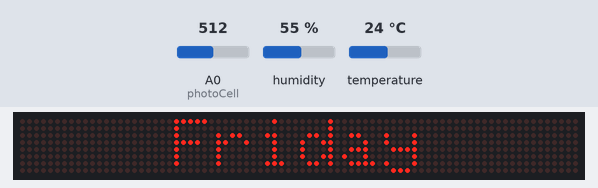
Bench run of a sketch on a simulated Arduino Uno, built with avr-gcc and run on an emulated ATmega328P. Parts: 80×8 LED matrix. Inputs (shaded band) come from the test bench; at power-on: A0 (photoCell) = 512, humidity 55 %, temperature 24 °C. The local clock reads 2024-03-15 10:24:30 at power-on unless the sketch sets it.

Above: at 5.1 s.
At 15.4 s:
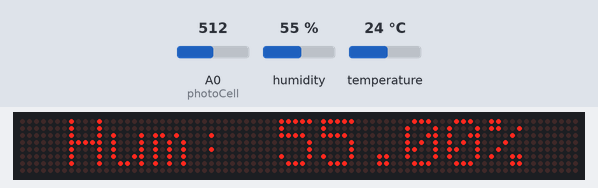
15.5 s: A0 (photoCell) set to 0
At 17.21 s:
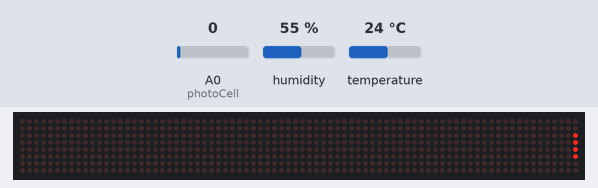
At 29.4 s:
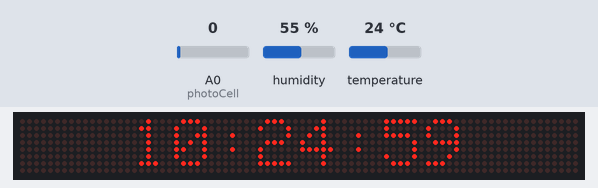

Measured:
- what the display in image 0 shows lasts 3.0 s, from 5.0 s to 8.0 s

The sketch:

LED_Matrix_Display.ino
```cpp
/*  Arduino LED Matrix Display - 10x MAX7219 8x8 display-modules   *
 *  Pixels 80x8 - Digital Clock - Thermometer - Ticker             *
 *  Dev: Michalis Vasilakis - Date: 20/3/17 - Ver. 1.2             *
 *  Time, Date, Ticker Text and brightness level can be controlled *
 *  from bluetooth module and computer-android application         */

//Libraries
#include <SPI.h>
#include <Adafruit_GFX.h>
#include <Max72xxPanel.h>
#include <dht.h>
#include <Wire.h>
#include <RTClib.h>
#include <SoftwareSerial.h>

//Constants
SoftwareSerial btSerial(3, 4); // RX, TX
const int photoCell = A0;
dht DHT;
const int DHT22_PIN = 9; // Data pin of DHT 22 (AM2302)
RTC_DS1307 rtc;
char daysOfTheWeek[7][12] = {"Sunday","Monday", "Tuesday", "Wednesday", "Thursday", "Friday", "Saturday"};
const int pinCS = 10; // Attach CS to this pin, DIN to MOSI and CLK to SCK (cf http://arduino.cc/en/Reference/SPI )
const int numberOfHorizontalDisplays = 10;
const int numberOfVerticalDisplays = 1;
const int wait = 20; // In milliseconds
const int spacer = 1;
const int width = 5 + spacer; // The font width is 5 pixels
Max72xxPanel matrix = Max72xxPanel(pinCS, numberOfHorizontalDisplays, numberOfVerticalDisplays);

//Variables
int chk, length, brLevel, photoCellValue, count=0;
float hum, temp;
String msg;
boolean autoBR=true;
boolean messageCompleted=false;
boolean newMessage=false;
String tickerText = "www.Ardumotive.com - Made in Greece!";
char incomingByte;
String command;
unsigned long previousMillis = 0;        // will store last time LED was updated

void setup() {
  Serial.begin(9600);
  btSerial.begin(9600);
  rtc.begin();
  //rtc.adjust(DateTime(2017, 03, 21, 19, 47, 0));   // <----------------------SET TIME AND DATE: YYYY,MM,DD,HH,MM,SS
  matrix.setIntensity(1); // Use a value between 0 and 15 for brightness
}

void loop() {
  initMatrix();
  unsigned long currentMillis = millis();
  communication();
  //Update thermometer and photoCell variables and on starting
  if (count==0){
    chk = DHT.read22(DHT22_PIN);
    //Read data and store it to variables hum and temp
    hum = DHT.humidity;
    temp= DHT.temperature;
    controlBR();
  }
  //Show content
  if (currentMillis - previousMillis >= 1000) {
    previousMillis = currentMillis;
    count++; //Seconds
  }
  //First display the clock for 5sec
  if (count>=0 && count <5){
    time();
  }
  //Then the day of the week for 3sec
  else if (count>=5 && count<8){
    today();
  }
  //Then the date for 3sec
  else if (count>=8 && count<11){
    date();
  }
  //Then the temperature for 3sec
  else if (count>=11 && count<14){
    temperature();
  }
  //Then the humidity for 3sec
  else if (count>=14 && count<17){
    humidity();
  }
  //Finally the ticker text
  else if (count>=17){
    scroll();
    count=0; //<----reset
  }
}
//Bluetooth communication
void communication(){
  if (btSerial.available()){
    incomingByte = btSerial.read();
    if(incomingByte=='>'){
       messageCompleted=true;
       newMessage=false;
    }
    else if (incomingByte=='<'){
       newMessage=true;
    }

    if (newMessage){
       command.concat(incomingByte);
    }
  }

  if(messageCompleted){
    //Brightness level
    if (command.charAt(1)=='B'){
      if (command.substring(2)=="Auto"){
        autoBR=true;
      }
      else{
        autoBR=false;
        brLevel= (command.substring(2)).toInt() - 1;

      }
    }
    //Update clock
    else if (command.charAt(1)=='T'){
      int h = (command.substring(2,4)).toInt();
      int m = (command.substring(5,7)).toInt();
      int s = (command.substring(8,10)).toInt();
      int D = (command.substring(11,13)).toInt();
      int M = (command.substring(14,16)).toInt();
      int Y = (command.substring(17,21)).toInt();
      rtc.adjust(DateTime(Y,M,D,h,m,s)); // <----------------------SET TIME AND DATE: YYYY,MM,DD,HH,MM,SS
    }
    //Update ticker text
    else if (command.charAt(1)=='t'){
      tickerText=command.substring(2);
      Serial.println(tickerText);
    }
    command="";
    messageCompleted=false;
  }
}
//Control brightness - It will run on every complete loop!
void controlBR(){
  if (autoBR){
    photoCellValue = analogRead(photoCell);
    photoCellValue = map(photoCellValue,1023,0,0,15);
    matrix.setIntensity(photoCellValue); // Use a value between 0 and 15 for brightness
  }
  else{
    matrix.setIntensity(brLevel); // Use a value between 0 and 15 for brightness
  }
}
//Print time
void time(){
   DateTime now = rtc.now();
   int HH = now.hour();
   int MM = now.minute();
   int SS = now.second();
   if (HH<10){
     msg = "0" + String(HH) + ":";
   }
   else{
     msg = String(HH) + ":";
   }
   if (MM<10){
     msg += "0" + String(MM) + ":";
   }
   else{
     msg += String(MM) + ":";
   }
   if (SS<10){
     msg += "0" + String(SS);
   }
   else{
     msg += String(SS);
   }
   length = msg.length() * width;
   //fill with blank spaces the rest of the display area
   for (int i = numberOfHorizontalDisplays*8-length; i>0; i--){
     msg += " ";
   }
   matrix.setCursor((numberOfHorizontalDisplays*8-length)/2,0); // Center text
   matrix.fillScreen(LOW);
   matrix.print(msg);
   matrix.write();
}
//Print day of week
void today(){
  DateTime now = rtc.now();
  //Day of week
  msg = daysOfTheWeek[now.dayOfTheWeek()];
  length = msg.length() * width;
  //fill with blank spaces the rest of the display area
  for (int i = 8; i>0; i--){
    msg += " ";
  }
  matrix.setCursor((numberOfHorizontalDisplays*8-length)/2,0); // Center text
  matrix.fillScreen(LOW);
  matrix.print(msg);
  matrix.write();
}
//Print date
void date(){
  DateTime now = rtc.now();
  //Date:
  int dd = now.day();
  int mm = now.month();
  int yyyy = now.year();
  if (dd<10){
    msg = "0" + String(dd) + ":";
  }
  else{
    msg = String(dd) + ":";
  }
  if (mm<10){
    msg += "0" + String(mm) + ":";
  }
  else{
    msg += String(mm) + ":";
  }
  msg += String(yyyy);
  length = msg.length() * width;
  //fill with blank spaces the rest of the display area
  for (int i = 8; i>0; i--){
    msg += " ";
  }
  matrix.setCursor((numberOfHorizontalDisplays*8-length)/2,0); // Center text
  matrix.fillScreen(LOW);
  matrix.print(msg);
  matrix.write();
}
//Print temp and humidity
void temperature() {
    msg = "Temp: " + String(temp) +"oC";
    length = msg.length() * width;
    //fill with blank spaces the rest of the display area
    for (int i = 8; i>0; i--){
      msg += " ";
    }
    matrix.setCursor((numberOfHorizontalDisplays*8-length)/2,0); // Center text
    matrix.fillScreen(LOW);
    matrix.print(msg);
    matrix.write();
}
void humidity(){
    msg = "Hum: " + String(hum) +"%";
    length = msg.length() * width;
    //fill with blank spaces the rest of the display area
    for (int i = 8; i>0; i--){
      msg += " ";
    }
    matrix.setCursor((numberOfHorizontalDisplays*8-length)/2,0); // Center text
    matrix.fillScreen(LOW);
    matrix.print(msg);
    matrix.write();
}

//Ticker Text
void scroll(){
  for ( int i = 0 ; i < width * tickerText.length() + matrix.width() - 1 - spacer; i++ ) {

    matrix.fillScreen(LOW);

    int letter = i / width;
    int x = (matrix.width() - 1) - i % width;
    int y = (matrix.height() - 8) / 2; // center the text vertically

    while ( x + width - spacer >= 0 && letter >= 0 ) {
      if ( letter < tickerText.length() ) {
        matrix.drawChar(x, y, tickerText[letter], HIGH, LOW, 1);
      }

      letter--;
      x -= width;
    }

    matrix.write(); // Send bitmap to display

    delay(wait);
  }
}
//Control funcs. for display - Call them in void loop to test the LEDs
void fullOn(){
  matrix.fillScreen(HIGH);
  matrix.write();
}
void fullOff(){
  matrix.fillScreen(LOW);
  matrix.write();
}
void initMatrix(){
  matrix.setPosition(0, 9, 0); // The first display is at <0, 0>
  matrix.setPosition(1, 8, 0); // The second display is at <1, 0>
  matrix.setPosition(2, 7, 0); // The third display is at <2, 0>
  matrix.setPosition(3, 6, 0); // And the last display is at <3, 0>
  matrix.setPosition(4, 5, 0); // And the last display is at <3, 0>
  matrix.setPosition(5, 4, 0); // And the last display is at <3, 0>
  matrix.setPosition(6, 3, 0); // And the last display is at <3, 0>
  matrix.setPosition(7, 2, 0); // And the last display is at <3, 0>
  matrix.setPosition(8, 1, 0); // And the last display is at <3, 0>
  matrix.setPosition(9, 0, 0); // And the last display is at <3, 0>
  /*For rotation change the second number as:
   * 0: No rotation
   * 1: 90 deg clockwise
   * 2: 180 deg
   * 3: 90 deg counter clockwise
    */
  matrix.setRotation(0, 0);
  matrix.setRotation(1, 0);
  matrix.setRotation(2, 0);
  matrix.setRotation(3, 0);
  matrix.setRotation(4, 0);
  matrix.setRotation(5, 0);
  matrix.setRotation(6, 0);
  matrix.setRotation(7, 0);
  matrix.setRotation(8, 0);
  matrix.setRotation(9, 0);

}
```
